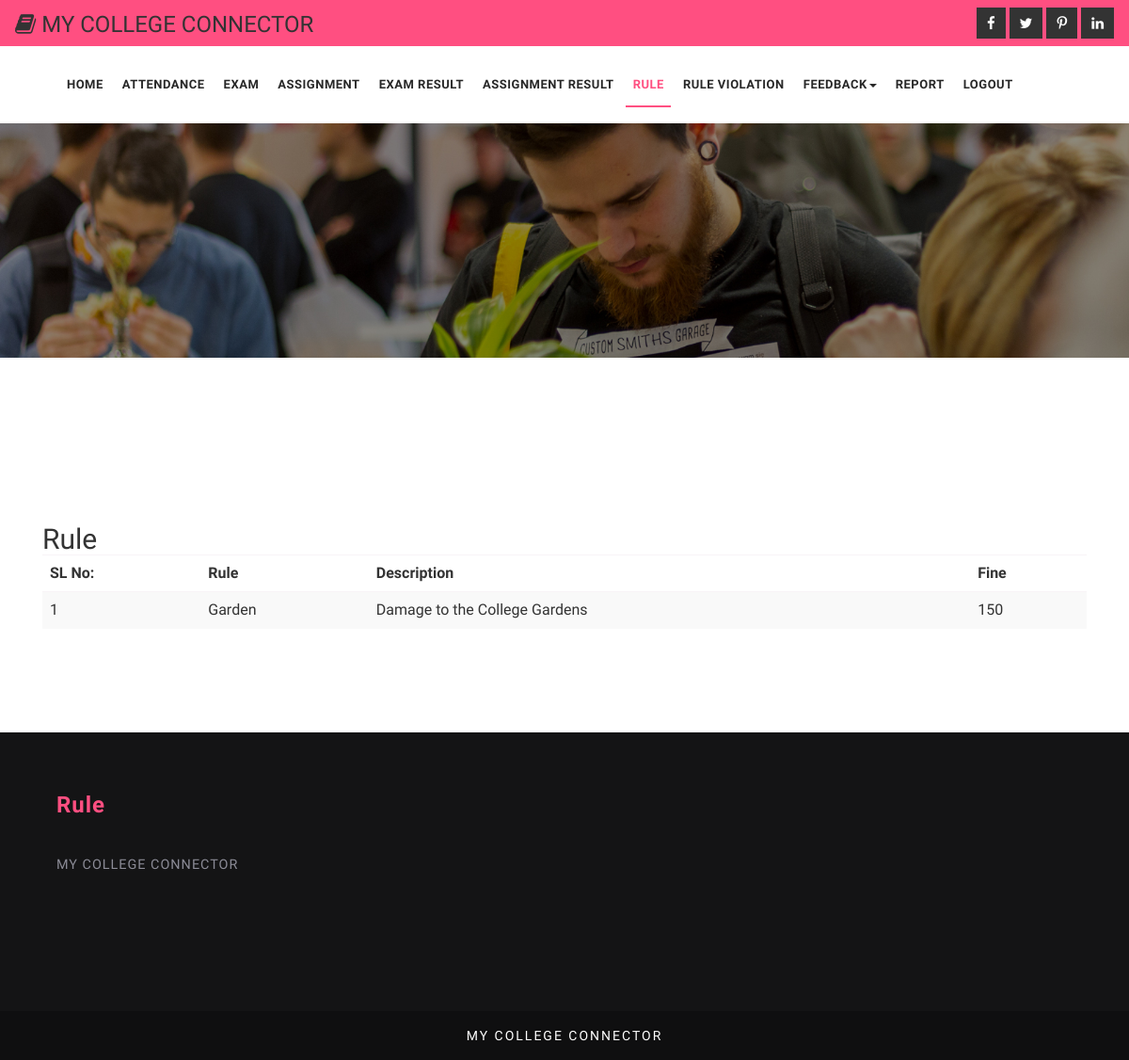
Screenshot of /parent/rule.php (signed in) with the database file from the repository.
### tables this page shows
CREATE TABLE IF NOT EXISTS `tbl_rules` (
  `rule_id` int(11) NOT NULL AUTO_INCREMENT,
  `rule_name` varchar(50) NOT NULL,
  `description` varchar(500) NOT NULL,
  `fine` int(11) NOT NULL,
  PRIMARY KEY (`rule_id`)
);

### dboperation.php (called while the page is built, shortened)
<?php
class dboperation
{
	var $con,$dbcon,$res;
	function dbconnect()
	{
		$this->con=mysqli_connect("localhost","root","","college_connector");
	}
	function execute($qry)
	{
		$this->res=mysqli_query($this->con,$qry);
		return $this->res;
	}
}
?>

### parent/rule.php (the view, shortened to what this page needs)
<!DOCTYPE html>
<html>
<head>
	<link href="../css/bootstrap.css" rel="stylesheet" type="text/css" media="all" />
	<link href="../css/style.css" rel="stylesheet" type="text/css" media="all" />
	<link href="../css/font-awesome.css" rel="stylesheet">
</head>
<body>
	      <?php
if(isset($_SESSION['login_id']))
{
    ?>
	<div class="header-1">
	<div class="agileits_top_menu">
		<div class="w3l_header_left">
					<div>
				<h3><span class="fa fa-book" aria-hidden="true"></span> MY COLLEGE CONNECTOR</h3></div>
			</div>
			<div class="w3l_header_right">
				<div class="w3ls-social-icons text-left">
					<a class="facebook" href="#"><i class="fa fa-facebook"></i></a>
					<a class="twitter" href="#"><i class="fa fa-twitter"></i></a>
					<a class="pinterest" href="#"><i class="fa fa-pinterest-p"></i></a>
					<a class="linkedin" href="#"><i class="fa fa-linkedin"></i></a>
				</div>
			</div>
			<div class="clearfix"> </div>
		</div>
		<div class="content white agile-info">
			<nav class="navbar navbar-default" role="navigation">
				<div class="container">
					<div class="collapse navbar-collapse" id="bs-example-navbar-collapse-1">
						<nav class="link-effect-2" id="link-effect-2">
							<ul class="nav navbar-nav">
								<li><a href="index.php" class="effect-3">Home</a></li>
								<li><a href="attendance.php" class="effect-3">Attendance</a></li>
								<li><a href="exam_announcement.php" class="effect-3">Exam </a></li>
								<li><a href="assignment_announcement.php" class="effect-3">Assignment</a></li>
<li><a href="exam_result.php" class="effect-3">Exam Result</a></li>
<li><a href="assignement_result.php" class="effect-3">Assignment Result</a></li>
<li class="active" ><a href="rule.php" class="effect-3">Rule</a></li>
<li><a href="rule_violation.php" class="effect-3">Rule Violation</a></li>
<li><a href="#" class="dropdown-toggle hvr-bounce-to-bottom" data-toggle="dropdown" role="button" aria-haspopup="true" aria-expanded="false">Feedback<span class="caret"></span></a>
										</li>
								<li><a href="report.php" class="effect-3">Report</a></li>
								<li><a href="../logout.php" class="effect-3">Logout</a></li>
							</ul>
						</nav>
					</div>
				</div>
			</nav>
		</div>
	</div>
	<div class="inner_content_info_agileits">
		<div class="container">
			<div class="inner_sec_grids_info_w3ls">
				<div class="w3layouts_mail_grid">
							<h2>Rule </h2>
	<?php
 include_once("../dboperation.php");
       $db=new dboperation();
   $sql="select * from tbl_rules";
       $res1=$db->execute($sql);
?>
<table  class="table table-striped">
    <tr>
      <tr class="toptrtbl">
       <th>SL No:</th>
      <th>Rule</th>
      <th>Description</th>
      <th>Fine</th>
    </tr>
	<?php
	$count1=1;
	while($r1=mysqli_fetch_array($res1))
	{
	?>
     <tr>
     <td><?php echo $count1 ?></td>
      <td><?php echo $r1['rule_name'] ?></td>
      <td><?php echo $r1['description'] ?></td>
     <td><?php echo $r1['fine'] ?></td>
	<?php
	}
	?>
  </table>
				</div>
			</div>
		</div>
	</div>
	<div class="footer_top_agileits">
		<div class="container">
			<div class="col-md-4 footer_grid">
				<h3>Rule</h3>
				<p>MY COLLEGE CONNECTOR
				</p>
			</div>
			<div class="col-md-4 footer_grid">
			</div>
			<div class="col-md-4 footer_grid">
			</div>
			<div class="clearfix"> </div>
		</div>
	</div>
	<div class="footer_w3ls">
		<div class="container">
					<div class="footer_bottom1">
						<p>MY COLLEGE CONNECTOR</p>
					</div>
		</div>
	</div>
	<?php
}
else
{
    header("location:../login.php");
}
?>
</body>
</html>

### css/style.css (style rules this page uses)
html, body { margin: 0; font-size: 100%; background: #fff; font-family: 'Work Sans', sans-serif; }
body a { text-decoration: none; transition: 0.5s all; -webkit-transition: 0.5s all; -moz-transition: 0.5s all; -o-transition: 0.5s all; -ms-transition: 0.5s all; }
h1, h2, h3, h4, h5, h6 { margin: 0; font-family: 'Work Sans', sans-serif; }
p { margin: 0; letter-spacing: 1px; font-size: 0.9em; }
ul { margin: 0; padding: 0; }
.w3l_header_left { float:left; margin: .3em 0 0; }
.w3l_header_right { float: right; }
.w3ls-social-icons.text-left a { display: inline-block; }
.w3ls-social-icons i { font-size: 15px; background: #333; padding: 8px 10px; color: #fff; border: 1px solid #333; transition: 0.5s all; -webkit-transition: 0.5s all; -o-transition: 0.5s all; -ms-transition: 0.5s all; -moz-transition: 0.5s all; }
.agileits_top_menu { background: #ff4f81; padding: 0.5em 1em; }
.header-1 { background: url(../images/banner1.jpg) 0px 0px no-repeat; background-size: cover; min-height: 380px; }
.content { margin: 0; padding: 0px; }
.navbar-nav { margin: 0; }
.content.white { background: #fff; padding: 1em 0; }
.navbar { position: relative; min-height: 50px; margin-bottom: 0!important; border: 1px solid transparent; }
.navbar-default { background-color: #fff; border-color: #fff; }
.navbar-default .navbar-nav>li>a { color: #282828; font-size: 13px; letter-spacing: 0.5px; font-weight: 600; text-transform: uppercase; padding: 14px 8px; }
.navbar-nav>li>a { padding-top: 18px; padding-bottom: 15px; }
.navbar-default .navbar-nav>.active>a:before { background: #ff4f81; transform: translateX(0); -webkit-transform: translateX(0); -moz-transform: translateX(0); -o-transform: translateX(0); -ms-transform: translateX(0); }
.effect-3 { overflow: hidden; }
.effect-3:before { left: -1px; bottom: 0; width: 100%; height: 2px; background:#ff4f81; content: ''; position: absolute; transition: transform .5s ease; transform: translateX(-100%); -webkit-transform: translateX(-100%); -moz-transform: translateX(-100%); -o-transform: translateX(-100%); -ms-transform: translateX(-100%); }
.navbar-default .navbar-nav>.active>a, .navbar-default .navbar-nav>.active>a:hover, .navbar-default .navbar-nav>.active>a:focus { color: #ff4f81; background: none; }
.navbar-nav>li { float: left; margin: 0 2px; }
.table>thead>tr>th, .table>tbody>tr>th, .table>tfoot>tr>th, .table>thead>tr>td, .table>tbody>tr>td, .table>tfoot>tr>td { padding: 8px; line-height: 1.42857143; vertical-align: top; border-top: 1px solid rgba(241, 234, 239, 0.5); }
.w3layouts_mail_grid { margin: 3em 0 10px 0; }
.inner_content_info_agileits { padding: 1px 0; }
.footer_top_agileits { background: #141415; padding: 4em 0; }
.footer_w3ls { background: #0f0f10; text-align: center; padding: 1em 0; }
.footer_bottom1 p { color: #fff; font-size: 14px; letter-spacing: 2px; margin-top: 0em; }
.footer_grid h3, .footer_grid_left h3 { font-size: 1.5em; color: #ff4f81; position: relative; margin-bottom: 1.5em; font-weight: 600; letter-spacing: 1px; }
.footer_grid p { color: #8b8b96; line-height: 2em; margin-bottom: 2em; }
@media (max-width:1366px) { .inner_sec_grids_info_w3ls { margin-top: 3em; } }
@media (max-width:1366px) { .inner_content_info_agileits, .banner-bottom, .services { padding: 5em 0; } }

### rows the page displays
tbl_rules: rule_name "Garden", description "Damage to the College Gardens", fine "150"
